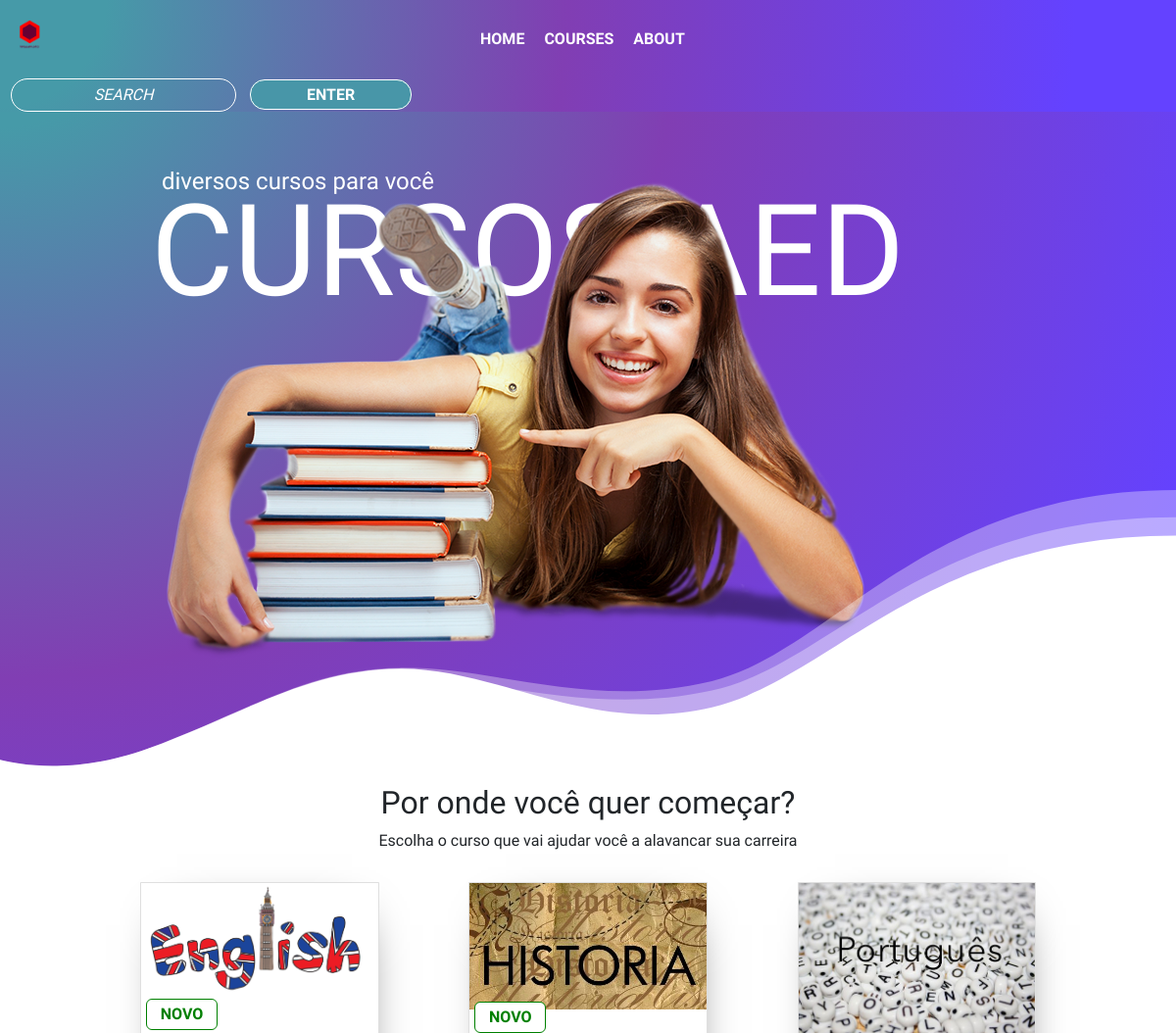
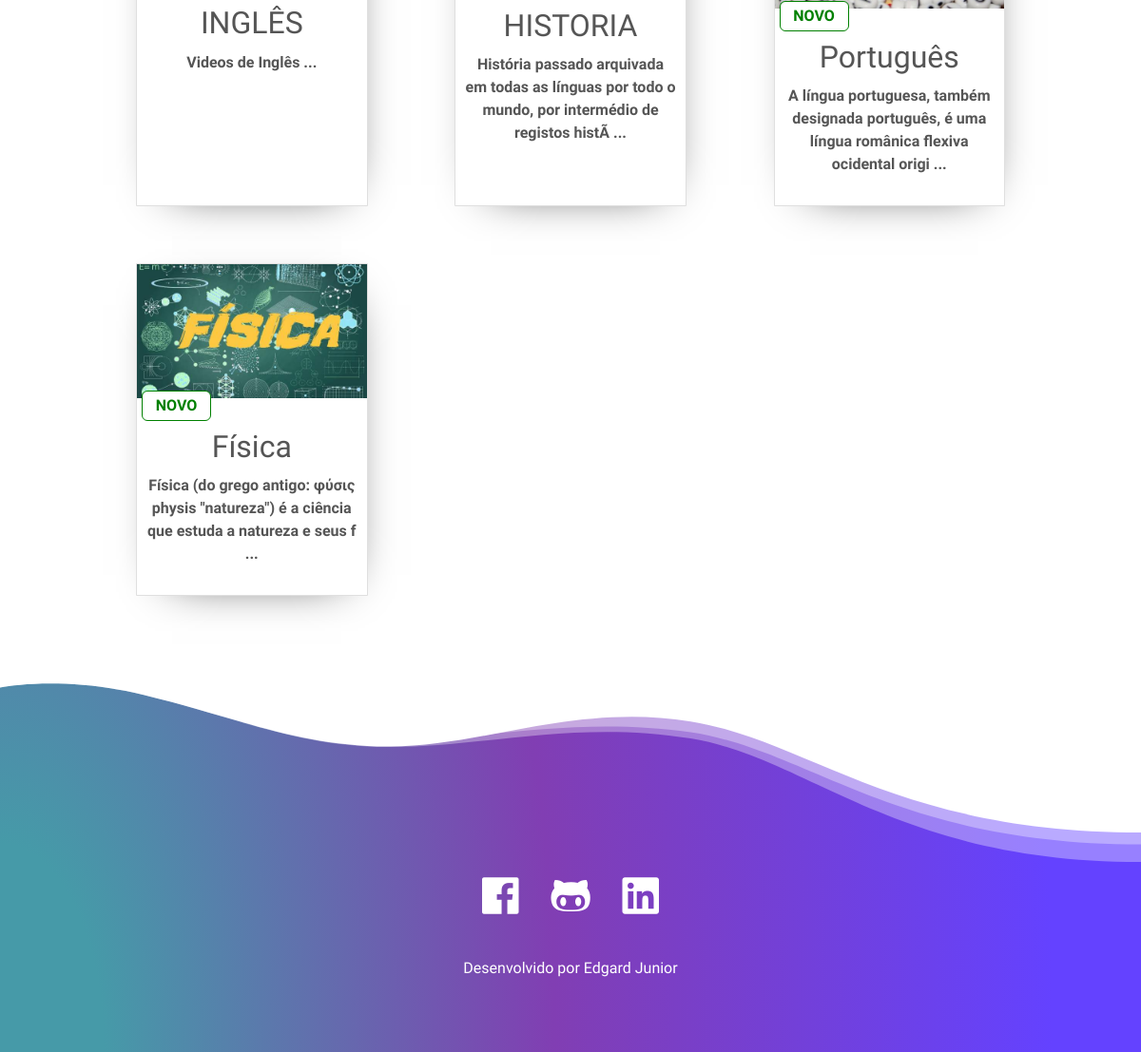
The page / on the database its author committed (2 pictures, top to bottom).
### tables this page shows
CREATE TABLE `category` (
  `id_cat` int(10) unsigned NOT NULL AUTO_INCREMENT,
  `name_cat` varchar(45) DEFAULT NULL,
  `img_cat` varchar(45) DEFAULT NULL,
  `description_cat` longtext,
  `status_cat` varchar(45) DEFAULT NULL,
  PRIMARY KEY (`id_cat`)
);

### App/Controller/Controller.php (called while the page is built, shortened)
<?php
class Controller
{
  public function shop()
  {
    $data = (new ModelShowCategoryAdmin)->list();
    return (new HomeView($data));
  }
}

### index.php (called while the page is built, shortened)
<?php
$controller = new Controller\Controller();
$route = require_once 'App/routes/web.php';
$controller->$route();

### App/Database/Schema.php (called while the page is built, shortened)
<?php
class Schema
{
  public function query($query)
  {
    try {
      $connection = (new Connection)->createConnection();
      $result = $connection->query($query);
      return $result->fetchAll(\PDO::FETCH_ASSOC);
    } catch (\Exception $erro) {
      return $erro->getMessage();
    }
  }
}

### App/Model/ModelShowCategoryAdmin.php (called while the page is built, shortened)
<?php
class ModelShowCategoryAdmin
{
  function list()
  {
    return (new Schema)->query('SELECT * FROM category;');
  }
}
 ?>

### App/View/HomeView.php (the view, shortened to what this page needs)
<?php
class HomeView
{
  function __construct($data='')
  {
    require URL_THEME.'/includes/header.php';
    require URL_THEME.'/includes/banner.php';
    ?>
      <h2 style="text-align:center">Por onde você quer começar?</h2>
      <span style="text-align:center;width:100%;display:block">Escolha o curso que vai ajudar você a alavancar sua carreira</span>
    <div class="cards" >
      <?php
        $i = 0;
        foreach ($data as $key) {
      ?>
      <a class="card" href="/cursos?id=<?=$key['id_cat'];?>">
        <img src="/theme/src/uploads/<?=$key['img_cat'];?>" alt="">
        <?php  if($key['status_cat'] == 'novo') { ?>
        <span class="status">NOVO</span>
        <?php } ?>
        <div class="">
          <h2><?=$key['name_cat'];?></h2>
          <p><?=substr($key['description_cat'],0,100);?> ...</p>
        </div>
      </a>
      <?php
      if (++$i == 4) break;
    }
    ?>
    </div>
    <?php
    require URL_THEME.'/includes/footer.php';
  }
}
?>

### theme/includes/header.php (shortened to what this page needs)
<!DOCTYPE html>
<html lang="en" dir="ltr">
<head>
  <link rel="stylesheet" href="https://stackpath.bootstrapcdn.com/bootstrap/4.1.3/css/bootstrap.min.css">
  <link rel="stylesheet" href="theme/css/main.css">
<link rel="stylesheet" href="https://use.fontawesome.com/releases/v5.2.0/css/all.css">
</head>
<body>
  <div class="menu">
    <a href="/"><img class="logo" src="theme/src/logo.png" alt=""></a>
    <ul class="m010718 mobile">
      <li><a href="/">HOME</a></li>
      <li><a href="/cursos?id=all">COURSES</a></li>
      <li><a href="#">ABOUT</a></li>
    </ul>
    <div class="div_custon">
      <input class="search"type="text" name="" value="" placeholder="SEARCH">
    <?php if (@$_SESSION['auth']!='user'): ?>
      <a class="btn_enter" href="/login">ENTER</a>
    <?php endif; ?>
    </div>
  </div>

### theme/includes/banner.php (shortened to what this page needs)
<div class="" style="    position: absolute; top: 179px;left: 154px; z-index: 1;">
   <h1 style="    font-size: 130px;color: #fff;">CURSOS AED
      <br>
      <span style="font-size: 24px;position: absolute;left: 11px;top: -8px;">diversos cursos para você</span>
   </h1>
</div>
<img class="img_010718" src="/theme/src/b1.png" alt="" style="    opacity: 1;position: absolute;top: 130px;z-index: 1;right: 269px;">
<div class="uncode-divider-wrap uncode-divider-wrap-bottom z_index_0 uncode-row-divider-invert gradiente" style="position:relative;;height:800px;background: radial-gradient(circle at left top,rgb(70, 154, 168) 9%,rgb(129, 62, 179) 48%,rgb(100,66,255) 91%);" data-height="108" data-unit="px">
</div>

### theme/includes/footer.php (shortened to what this page needs)
<footer style="position:relative;">
  <div class=" uncode-divider-wrap uncode-divider-wrap-bottom z_index_0 uncode-row-divider-invert gradiente" style="height:200px;background: radial-gradient(circle at left top,rgb(70, 154, 168) 9%,rgb(129, 62, 179) 48%,rgb(100,66,255) 91%);    transform: translatex(0) scaley(-2);margin-top:150px;" data-height="108" data-unit="px">
  </div>
  <div class="redes_050419">
    <a href="#"><i class="fab fa-facebook"></i></a>
    <a href="#"><i class="fab fa-github-alt"></i></a>
    <a href="#"><i class="fab fa-linkedin"></i></a>
  </div>
  <span class="dir">Desenvolvido por Edgard Junior</span>
</footer>
</body>
</html>

### theme/css/main.css (style rules this page uses)
* { margin: 0; padding:0; border: 0; }
body { font-family: 'Teko', sans-serif; overflow-x: hidden !important; }
a { text-decoration: none !important; }
.logo { max-width: 22px; margin: 20px 12px 30px 19px; }
.menu { display: flex; align-items: center; flex-wrap: wrap; justify-content: space-between; background: radial-gradient(circle at left top,rgb(70, 154, 168) 9%,rgb(129, 62, 179) 48%,rgb(100,66,255) 91%); position: absolute; z-index: 1; width: 100%; }
.menu ul { display: flex; flex-wrap: wrap; width: 60%; list-style: none; margin-bottom: 0; }
.menu ul li { padding: 10px; text-align: center; }
.menu a { font-weight: 900; color: #ffffff; font-size: 1em; }
.menu .btn_enter { font-weight: 900; color: #ffffff; background: #4896a8; padding: 5px 57px; }
.menu .search { border-radius: 27px; border: solid 1px #fff; padding: 4px; background: transparent; }
.menu .search::placeholder { color: #ffffff; font-size: 1em; font-style: italic; text-align: center; }
.btn_enter { border: solid 1px #ffffff; padding: 6px; border-radius: 15px; margin: 0 10px; }
.div_custon { margin: 0px 56px 0px 11px; }
.cards { display: flex; justify-content: space-between; flex-wrap: wrap; max-width: 974px; margin: 0 auto; }
.card { width: 25%; display: block; position: relative; text-align: center; color: #555555; border-radius: 1px; padding: 0px 0px 21px 0px; box-shadow: 5px 11px 49px -33px black; margin: 30px; }
.card p { font-weight: 900; margin: 10px; }
.card img { display: block; width: 100%; }
.card span { font-weight: 900; border: solid 1px; padding: 3px; background: #ffffff; border-radius: 6px; width: 73px; display: block; position: relative; left: 5px; top: -8px; color: green; }
footer { width: 100%; height: 60px; background: radial-gradient(circle at left top,rgb(70, 154, 168) 9%,rgb(129, 62, 179) 48%,rgb(100,66,255) 91%); }
.mobile { display: none; }
.uncode-divider-wrap.uncode-divider-wrap-bottom.uncode-row-divider-invert img, .uncode-divider-wrap.uncode-divider-wrap-bottom.uncode-row-divider-invert svg { filter: FlipH; -ms-filter: FlipH; bottom: 0; position: absolute; z-index: 100; }
.dir { color: #fff; width: 100%; text-align: center; display: block; z-index: 52; position: absolute; }
.redes_050419 { position: absolute; top: 99px; width: 100%; text-align: center; }
.redes_050419 i { font-size: 44px; padding: 15px; color: #fff; }

### rows shown on the page
category: img_cat (picture), status_cat "NOVO", name_cat "INGLÊS", description_cat "Videos de Inglês"
category: img_cat (picture), status_cat "NOVO", name_cat "HISTORIA", description_cat "História passado arquivada em todas as línguas por todo o mundo, por intermédio de registos histÃ"
category: img_cat (picture), status_cat "NOVO", name_cat "Português", description_cat "A língua portuguesa, também designada português, é uma língua românica flexiva ocidental origi"
category: img_cat (picture), status_cat "NOVO", name_cat "Física", description_cat "Física (do grego antigo: φύσις physis \"natureza\") é a ciência que estuda a natureza e seus f"
